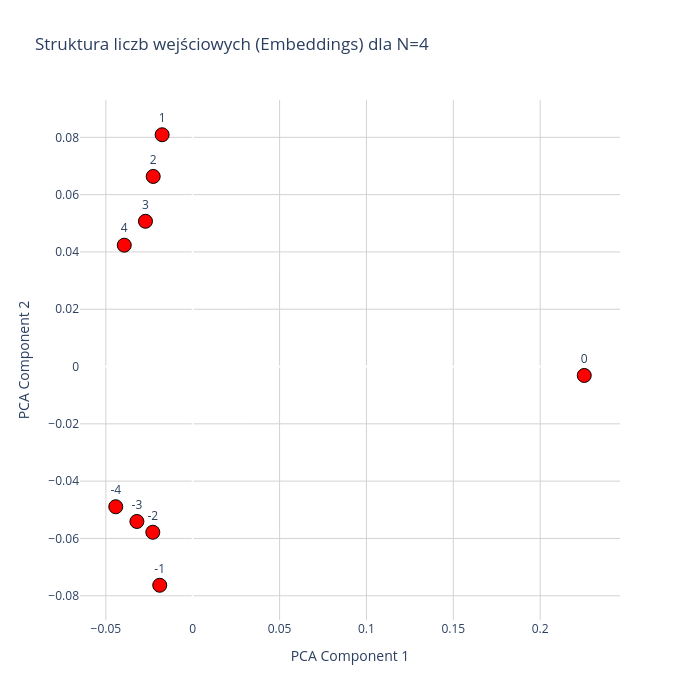

The notebook cell this image was saved under:
### Code cell
model, N = GetModelFromConfig("")

model_path = r"checkpoint_epoch_12000.pt"

checkpoint = torch.load(model_path, map_location="cpu")

model_weights = checkpoint["model_state_dict"]
model.load_state_dict(model_weights)

plot_input_only_plotly(model, N=N)

### Figure 1 — Plotly figure (JSON) as saved in the notebook; plotly's stock layout.template omitted (floating-point values rounded to 4 significant figures)
{"data": [{"hoverinfo": "text", "hovertext": ["Wartość wejściowa: -4<br>Index w embed: 28", "Wartość wejściowa: -3<br>Index w embed: 29", "Wartość wejściowa: -2<br>Index w embed: 30", "Wartość wejściowa: -1<br>Index w embed: 31", "Wartość wejściowa: 0<br>Index w embed: 32", "Wartość wejściowa: 1<br>Index w embed: 33", "Wartość wejściowa: 2<br>Index w embed: 34", "Wartość wejściowa: 3<br>Index w embed: 35", "Wartość wejściowa: 4<br>Index w embed: 36"], "marker": {"color": "red", "line": {"color": "black", "width": 1}, "size": 14}, "mode": "markers+text", "text": ["-4", "-3", "-2", "-1", "0", "1", "2", "3", "4"], "textposition": "top center", "type": "scatter", "x": [-0.0443, -0.03213, -0.02297, -0.01899, 0.2254, -0.0176, -0.02275, -0.0272, -0.03941], "y": [-0.04894, -0.05408, -0.05784, -0.07634, -0.003115, 0.0809, 0.06635, 0.0507, 0.04236]}], "layout": {"height": 700, "plot_bgcolor": "white", "title": {"text": "Struktura liczb wejściowych (Embeddings) dla N=4"}, "width": 700, "xaxis": {"gridcolor": "lightgray", "showgrid": true, "title": {"text": "PCA Component 1"}}, "yaxis": {"gridcolor": "lightgray", "showgrid": true, "title": {"text": "PCA Component 2"}}}}
